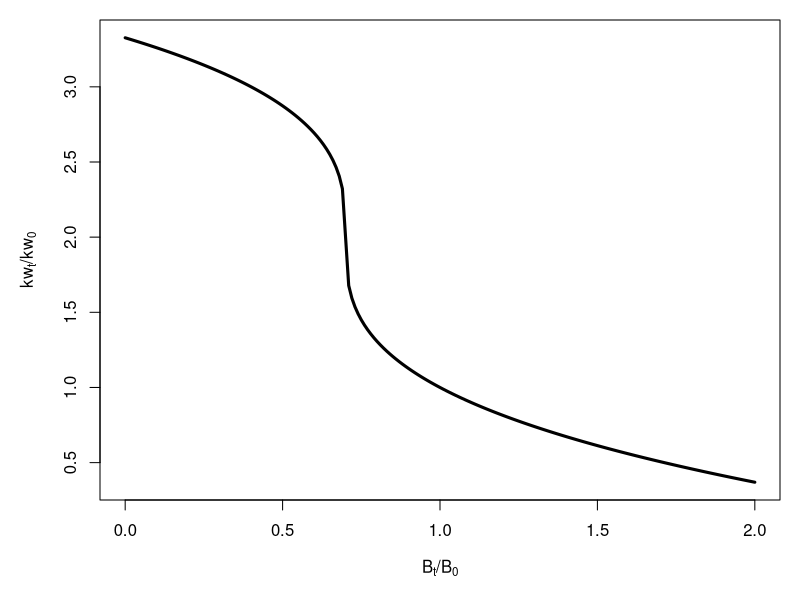

The R source for this figure:

# Biosphere size
B = seq(0, 2, by = 0.01)

# Biosphere factor
Bf = (B - 0.7) / 0.3

# Kerogen weathering
kw = 4 - ((sign(Bf) * abs(Bf)^(1/3)) + 2)

png("fernSpike/figs/kwFeedback.png", width = 4, height = 4, units = "in", 
    res = 600)
par(mar = c(5, 5, 1, 1))
plot(B, kw, type = "l", lwd = 3, xlab = expression("B"[t]*"/B"[0]),
     ylab = expression("kw"[t]*"/kw"[0]))
dev.off()
